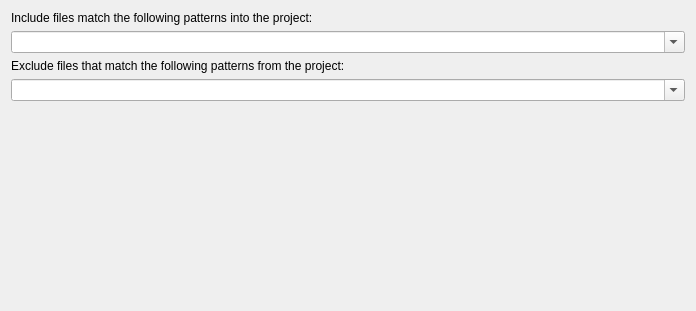
<ui version="4.0" >
 <class>GenericProjectManagerSettings</class>
 <widget class="QWidget" name="GenericProjectManagerSettings" >
  <property name="geometry" >
   <rect>
    <x>0</x>
    <y>0</y>
    <width>696</width>
    <height>311</height>
   </rect>
  </property>
  <layout class="QVBoxLayout" name="verticalLayout" >
   <item>
    <widget class="QLabel" name="label" >
     <property name="text" >
      <string>Include files match the following patterns into the project:</string>
     </property>
    </widget>
   </item>
   <item>
    <widget class="QComboBox" name="kcfg_includes" >
     <property name="editable" >
      <bool>true</bool>
     </property>
     <property name="frame" >
      <bool>true</bool>
     </property>
    </widget>
   </item>
   <item>
    <widget class="QLabel" name="label_2" >
     <property name="text" >
      <string>Exclude files that match the following patterns from the project:</string>
     </property>
    </widget>
   </item>
   <item>
    <widget class="QComboBox" name="kcfg_excludes" >
     <property name="editable" >
      <bool>true</bool>
     </property>
     <property name="frame" >
      <bool>true</bool>
     </property>
    </widget>
   </item>
   <item>
    <spacer name="verticalSpacer" >
     <property name="orientation" >
      <enum>Qt::Vertical</enum>
     </property>
     <property name="sizeHint" stdset="0" >
      <size>
       <width>20</width>
       <height>198</height>
      </size>
     </property>
    </spacer>
   </item>
  </layout>
 </widget>
 <resources/>
 <connections/>
</ui>
